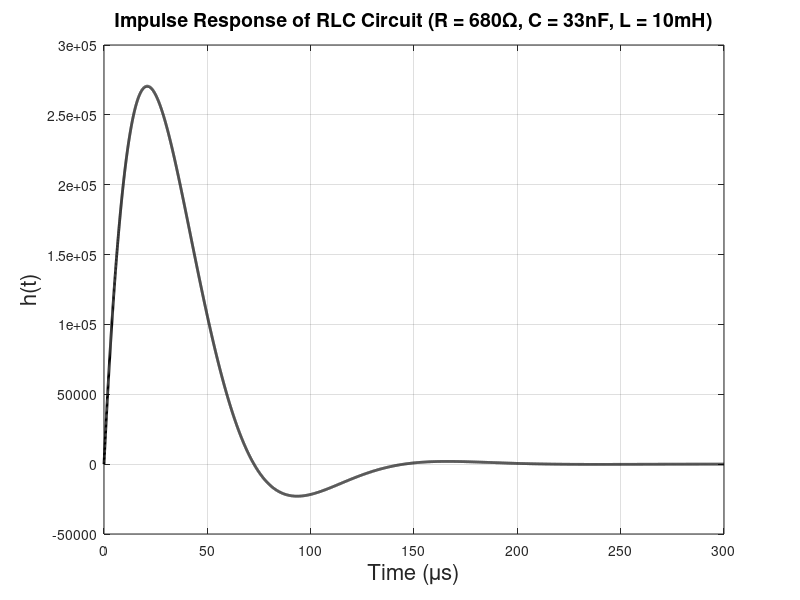

Recreate this plot in MATLAB.
% Define the time range (0 to 300 μs)
t = linspace(0, 300e-6, 10000); % 10000 points from 0 to 300 microseconds

% Calculate h(t) using your derived equation
h_t = 700247.3 * exp(-34000 * t) .* sin(43293.24 * t);

% Create the plot
figure;
plot(t * 1e6, h_t, 'k-', 'LineWidth', 2); % Convert time to microseconds for plotting
grid on;

% Set labels with Arial font, 11pt size
xlabel('Time (μs)', 'FontSize', 16);
ylabel('h(t)', 'FontSize', 16);
title('Impulse Response of RLC Circuit (R = 680Ω, C = 33nF, L = 10mH)', ...
       'FontSize', 14);

% Set axis limits
xlim([0 300]);
% ylim might need adjustment based on your calculated values

% Add grid
grid on;
box on;